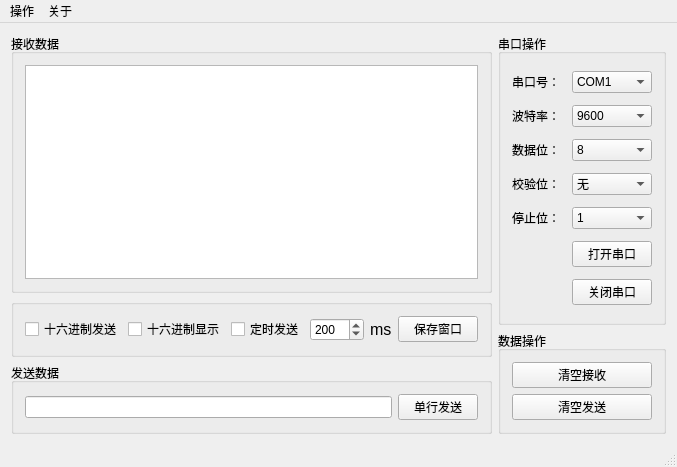
<?xml version="1.0" encoding="UTF-8"?>
<ui version="4.0">
 <class>Serial</class>
 <widget class="QMainWindow" name="Serial">
  <property name="geometry">
   <rect>
    <x>0</x>
    <y>0</y>
    <width>646</width>
    <height>467</height>
   </rect>
  </property>
  <property name="windowTitle">
   <string>串口调试助手kpp</string>
  </property>
  <widget class="QWidget" name="centralWidget">
   <layout class="QGridLayout" name="gridLayout_4">
    <item row="0" column="0">
     <widget class="QGroupBox" name="RecGroupBox">
      <property name="title">
       <string>接收数据</string>
      </property>
      <layout class="QGridLayout" name="gridLayout_2">
       <item row="0" column="0">
        <widget class="QTextBrowser" name="textBrowser"/>
       </item>
      </layout>
     </widget>
    </item>
    <item row="0" column="1" rowspan="2">
     <widget class="QGroupBox" name="PortGroupBox">
      <property name="title">
       <string>串口操作</string>
      </property>
      <layout class="QGridLayout" name="gridLayout_3">
       <item row="5" column="0">
        <layout class="QHBoxLayout" name="horizontalLayout_3"/>
       </item>
       <item row="0" column="0" colspan="2">
        <widget class="QLabel" name="label">
         <property name="text">
          <string>串口号：</string>
         </property>
        </widget>
       </item>
       <item row="1" column="0">
        <widget class="QLabel" name="label_2">
         <property name="text">
          <string>波特率：</string>
         </property>
        </widget>
       </item>
       <item row="0" column="2">
        <widget class="QComboBox" name="portNameComboBox">
         <item>
          <property name="text">
           <string>COM1</string>
          </property>
         </item>
         <item>
          <property name="text">
           <string>COM2</string>
          </property>
         </item>
         <item>
          <property name="text">
           <string>COM3</string>
          </property>
         </item>
         <item>
          <property name="text">
           <string>COM4</string>
          </property>
         </item>
         <item>
          <property name="text">
           <string>COM5</string>
          </property>
         </item>
         <item>
          <property name="text">
           <string>COM6</string>
          </property>
         </item>
         <item>
          <property name="text">
           <string>COM7</string>
          </property>
         </item>
         <item>
          <property name="text">
           <string>COM8</string>
          </property>
         </item>
         <item>
          <property name="text">
           <string>COM9</string>
          </property>
         </item>
         <item>
          <property name="text">
           <string>COM10</string>
          </property>
         </item>
        </widget>
       </item>
       <item row="4" column="2">
        <widget class="QComboBox" name="stopBitsComboBox">
         <item>
          <property name="text">
           <string>1</string>
          </property>
         </item>
         <item>
          <property name="text">
           <string>1.5</string>
          </property>
         </item>
         <item>
          <property name="text">
           <string>2</string>
          </property>
         </item>
        </widget>
       </item>
       <item row="1" column="2">
        <widget class="QComboBox" name="baundRateComboBox">
         <item>
          <property name="text">
           <string>9600</string>
          </property>
         </item>
         <item>
          <property name="text">
           <string>4800</string>
          </property>
         </item>
         <item>
          <property name="text">
           <string>14400</string>
          </property>
         </item>
         <item>
          <property name="text">
           <string>19200</string>
          </property>
         </item>
         <item>
          <property name="text">
           <string>38400</string>
          </property>
         </item>
         <item>
          <property name="text">
           <string>43000</string>
          </property>
         </item>
         <item>
          <property name="text">
           <string>57600</string>
          </property>
         </item>
         <item>
          <property name="text">
           <string>115200</string>
          </property>
         </item>
         <item>
          <property name="text">
           <string>128000</string>
          </property>
         </item>
         <item>
          <property name="text">
           <string>230400</string>
          </property>
         </item>
        </widget>
       </item>
       <item row="3" column="0" colspan="2">
        <widget class="QLabel" name="label_4">
         <property name="text">
          <string>校验位：</string>
         </property>
        </widget>
       </item>
       <item row="4" column="0" colspan="2">
        <widget class="QLabel" name="label_5">
         <property name="text">
          <string>停止位：</string>
         </property>
        </widget>
       </item>
       <item row="2" column="0">
        <widget class="QLabel" name="label_3">
         <property name="text">
          <string>数据位：</string>
         </property>
        </widget>
       </item>
       <item row="2" column="2">
        <widget class="QComboBox" name="dataBitsComboBox">
         <item>
          <property name="text">
           <string>8</string>
          </property>
         </item>
         <item>
          <property name="text">
           <string>7</string>
          </property>
         </item>
         <item>
          <property name="text">
           <string>6</string>
          </property>
         </item>
         <item>
          <property name="text">
           <string>5</string>
          </property>
         </item>
        </widget>
       </item>
       <item row="3" column="2">
        <widget class="QComboBox" name="pariatyComboBox">
         <item>
          <property name="text">
           <string>无</string>
          </property>
         </item>
         <item>
          <property name="text">
           <string>奇</string>
          </property>
         </item>
         <item>
          <property name="text">
           <string>偶</string>
          </property>
         </item>
        </widget>
       </item>
       <item row="6" column="0">
        <layout class="QHBoxLayout" name="horizontalLayout_5"/>
       </item>
       <item row="6" column="2">
        <widget class="QPushButton" name="closePoetBtn">
         <property name="text">
          <string>关闭串口</string>
         </property>
        </widget>
       </item>
       <item row="5" column="2">
        <widget class="QPushButton" name="OpenPortBtn">
         <property name="text">
          <string>打开串口</string>
         </property>
        </widget>
       </item>
      </layout>
     </widget>
    </item>
    <item row="1" column="0" rowspan="2">
     <widget class="QGroupBox" name="verticalGroupBox_2">
      <layout class="QHBoxLayout" name="horizontalLayout_2">
       <item>
        <widget class="QCheckBox" name="HexcheckBox">
         <property name="text">
          <string>十六进制发送</string>
         </property>
        </widget>
       </item>
       <item>
        <widget class="QCheckBox" name="ReccheckBox">
         <property name="text">
          <string>十六进制显示</string>
         </property>
        </widget>
       </item>
       <item>
        <widget class="QCheckBox" name="obocheckBox">
         <property name="text">
          <string>定时发送</string>
         </property>
        </widget>
       </item>
       <item>
        <widget class="QSpinBox" name="delayspinBox">
         <property name="minimum">
          <number>10</number>
         </property>
         <property name="maximum">
          <number>5000</number>
         </property>
         <property name="value">
          <number>200</number>
         </property>
        </widget>
       </item>
       <item>
        <widget class="QLabel" name="label_6">
         <property name="text">
          <string>&lt;html&gt;&lt;head/&gt;&lt;body&gt;&lt;p&gt;&lt;span style=&quot; font-size:12pt;&quot;&gt;ms&lt;/span&gt;&lt;/p&gt;&lt;/body&gt;&lt;/html&gt;</string>
         </property>
        </widget>
       </item>
       <item>
        <widget class="QPushButton" name="pushButton">
         <property name="text">
          <string>保存窗口</string>
         </property>
        </widget>
       </item>
      </layout>
     </widget>
    </item>
    <item row="2" column="1" rowspan="2">
     <widget class="QGroupBox" name="groupBox">
      <property name="title">
       <string>数据操作</string>
      </property>
      <layout class="QGridLayout" name="gridLayout">
       <item row="0" column="0">
        <widget class="QPushButton" name="clearRecBtn">
         <property name="text">
          <string>清空接收</string>
         </property>
        </widget>
       </item>
       <item row="1" column="0">
        <widget class="QPushButton" name="clearSendBtn">
         <property name="text">
          <string>清空发送</string>
         </property>
        </widget>
       </item>
      </layout>
     </widget>
    </item>
    <item row="3" column="0">
     <widget class="QGroupBox" name="sendGroupBox">
      <property name="title">
       <string>发送数据</string>
      </property>
      <layout class="QHBoxLayout" name="horizontalLayout">
       <item>
        <widget class="QLineEdit" name="lineEdit"/>
       </item>
       <item>
        <widget class="QPushButton" name="sendMsgBtn">
         <property name="text">
          <string>单行发送</string>
         </property>
        </widget>
       </item>
      </layout>
     </widget>
    </item>
   </layout>
  </widget>
  <widget class="QMenuBar" name="menuBar">
   <property name="geometry">
    <rect>
     <x>0</x>
     <y>0</y>
     <width>646</width>
     <height>23</height>
    </rect>
   </property>
   <widget class="QMenu" name="contrlMenu">
    <property name="title">
     <string>操作</string>
    </property>
   </widget>
   <widget class="QMenu" name="aboutMenu">
    <property name="title">
     <string>关于</string>
    </property>
   </widget>
   <addaction name="contrlMenu"/>
   <addaction name="aboutMenu"/>
  </widget>
  <widget class="QStatusBar" name="statusBar"/>
 </widget>
 <layoutdefault spacing="6" margin="11"/>
 <resources/>
 <connections/>
</ui>
